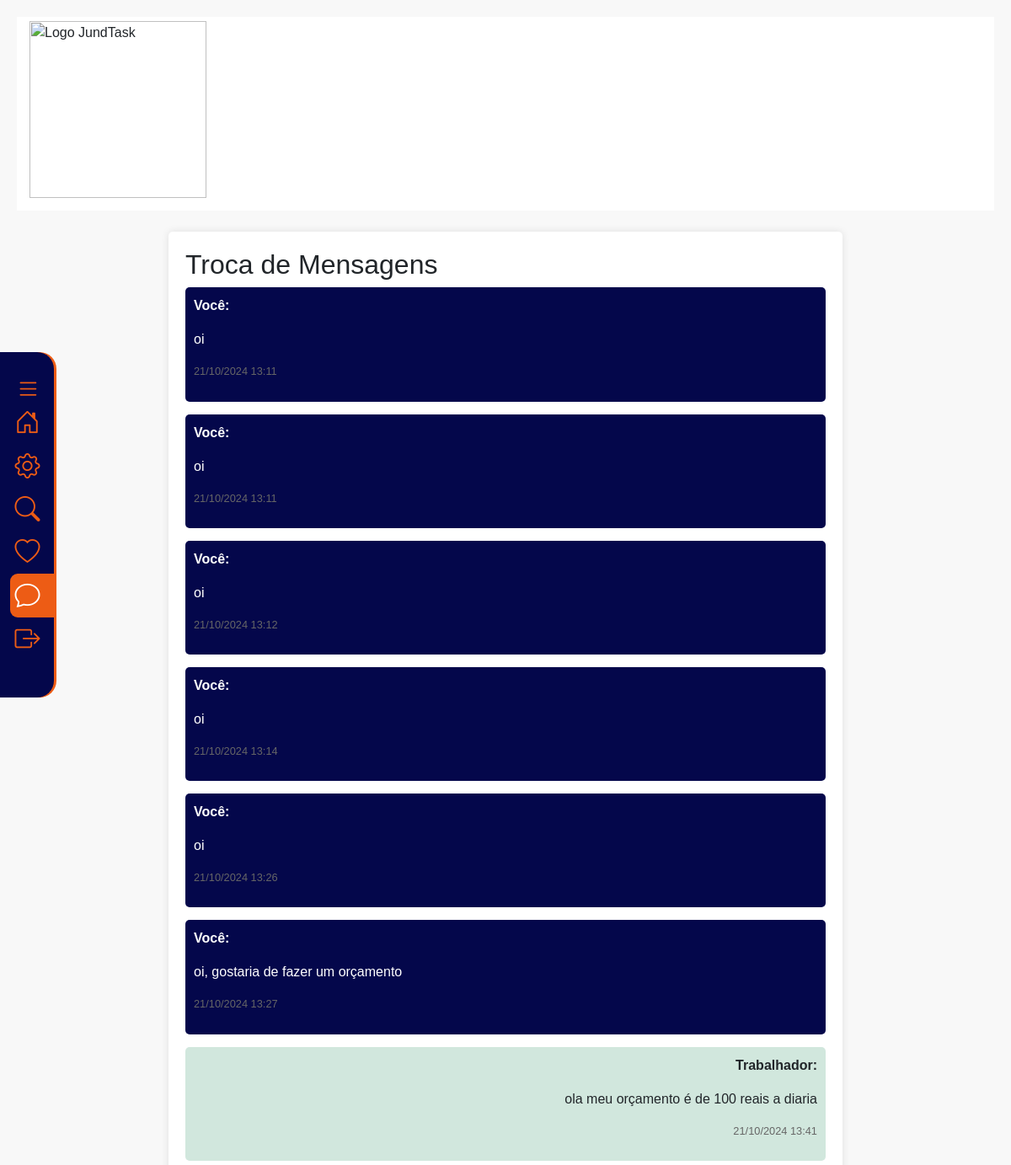
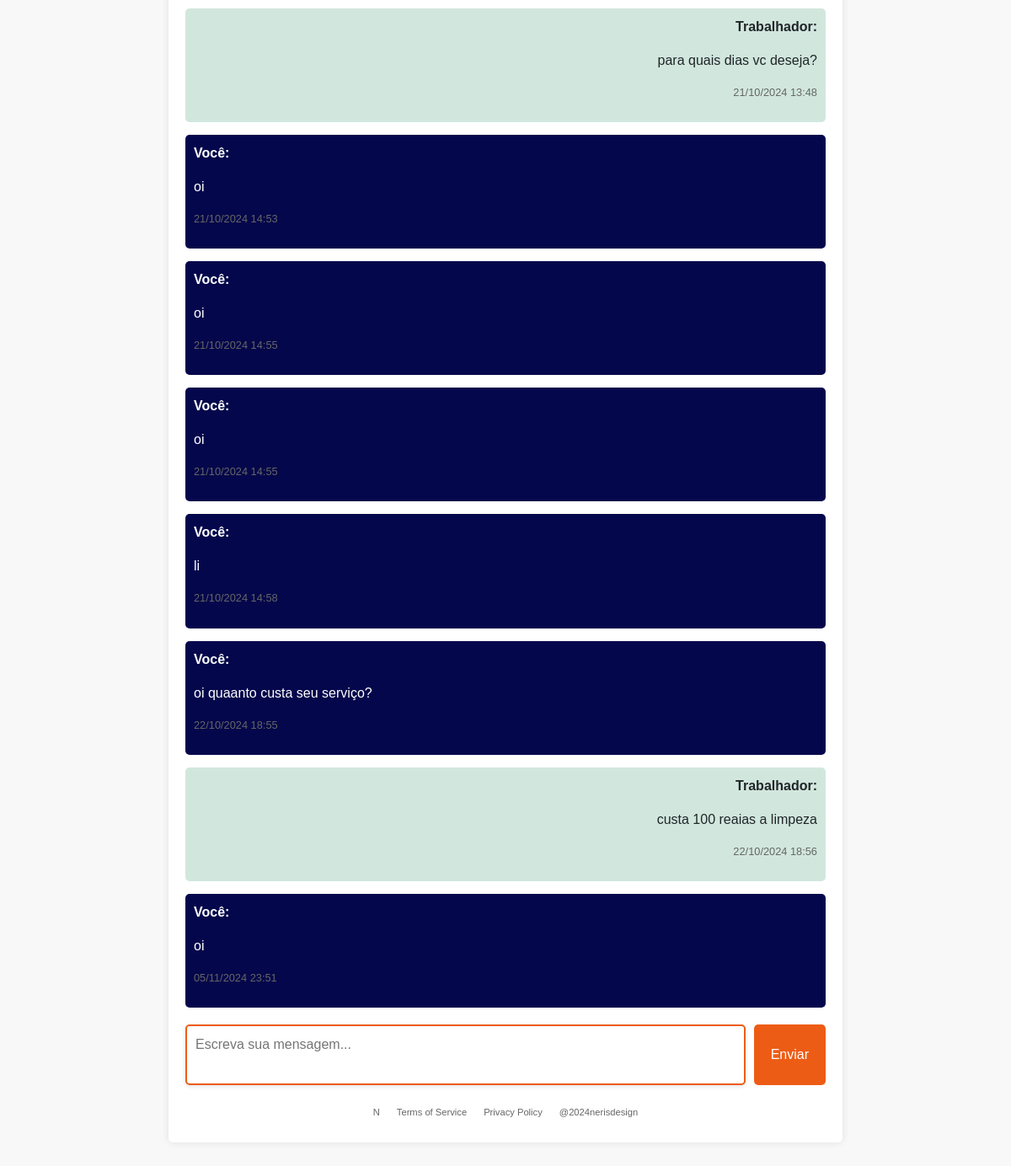
The page /html/cliente/troca_mensagens_cliente.php?id_trabalhador=24 (signed in) on the database its author committed (2 pictures, top to bottom).
### tables this page shows
CREATE TABLE `mensagens` (
  `id_mensagem` int(11) NOT NULL,
  `id_cliente` int(11) DEFAULT NULL,
  `id_trabalhador` int(11) DEFAULT NULL,
  `mensagem` text DEFAULT NULL,
  `remetente` enum('cliente','trabalhador') DEFAULT NULL,
  `data_envio` timestamp NOT NULL DEFAULT current_timestamp()
);

### html/cliente/troca_mensagens_cliente.php (the view, shortened to what this page needs)
<?php
include_once('../../backend/Conexao.php');
$id_cliente = $_SESSION['id_cliente'];
$id_trabalhador = isset($_GET['id_trabalhador']) ? $_GET['id_trabalhador'] : null;
$sql_mensagens = "SELECT * FROM mensagens
                  WHERE (id_cliente = '$id_cliente' AND id_trabalhador = '$id_trabalhador')
                     OR (id_cliente = '$id_trabalhador' AND id_trabalhador = '$id_cliente')
                  ORDER BY id_mensagem ASC";
$resultado_mensagens = $conn->query($sql_mensagens);
?>
<!DOCTYPE html>
<html lang="pt-BR">
<head>
    <link rel="stylesheet" href="../../bootstrap-5.3.3-dist/css/bootstrap.min.css">
    <link rel="stylesheet" href="../../css/bootstrap-icons-1.11.3/font/bootstrap-icons.min.css">
    <link rel="stylesheet" href="../../css/stylemensagem.css">
</head>
<body>
    <header>
        <nav class="BarraNav">
            <img src="../../img/LogoJundtaskCompleta.png" alt="Logo JundTask">
        </nav>
    </header>
    <nav class="menuLateral">
    <div class="IconExpandir">
        <i class="bi bi-list" id="btn-exp"></i>
    </div>
    <ul style="padding-left: 0rem;">
        <li class="itemMenu ">
            <a href="homeClienteLogado.php">
                <span class="icon">
                    <i class="bi bi-house-door"></i>
                </span>
            </a>
        </li>
        <li class="itemMenu ">
            <a href="EditarPerfilCliente.php">
                <span class="icon">
                    <i class="bi bi-gear"></i>
                </span>
            </a>
        </li>
        <li class="itemMenu ">
            <a href="Categorias.php">
                <span class="icon">
                    <i class="bi bi-search"></i>
                </span>
            </a>
        </li>
        <li class="itemMenu">
            <a href="favorito.php">
                <span class="icon">
                    <i class="bi bi-heart"></i>
                </span>
            </a>
        </li>
        <li class="itemMenu ativo">
            <a href="historico_conversas_cliente.php">
                <span class="icon">
                    <i class="bi bi-chat"></i>
                </span>
            </a>
        </li>
        <li class="itemMenu">
            <a href="LogoutCliente.php">
                <span class="icon">
                    <i class="bi bi-box-arrow-right"></i>
                </span>
            </a>
        </li>
    </ul>
</nav>
    <div class="container">
    <h2>Troca de Mensagens</h2>
    <div class="mensagens" id="mensagens">
        <?php if ($resultado_mensagens->num_rows > 0): ?>
            <?php while ($mensagem = $resultado_mensagens->fetch_assoc()): ?>
                <div class="mensagem <?= $mensagem['remetente'] === 'cliente' ? 'mensagem-cliente' : 'mensagem-trabalhador' ?>">
                    <p><strong><?= $mensagem['remetente'] === 'cliente' ? 'Você' : 'Trabalhador' ?>:</strong></p>
                    <p><?= htmlspecialchars($mensagem['mensagem']) ?></p>
                    <p class="data"><?= date('d/m/Y H:i', strtotime($mensagem['data_envio'])) ?></p>
                </div>
            <?php endwhile; ?>
        <?php else: ?>
            <p>Nenhuma mensagem encontrada.</p>
        <?php endif; ?>
    </div>
    <form action="" method="POST">
        <textarea name="mensagem" required placeholder="Escreva sua mensagem..."></textarea>
        <button type="submit">Enviar</button>
    </form>
    <footer class="d-flex justify-content-center">
        <p style="margin-bottom: 0rem;">N</p>
        <p style="margin-bottom: 0rem;">Terms of Service</p>
        <p style="margin-bottom: 0rem;">Privacy Policy</p>
        <p style="margin-bottom: 0rem;">@2024nerisdesign</p>
    </footer>
</body>
</html>

### css/stylemensagem.css (style rules this page uses)
.BarraNav { background-color: #FFF; padding: 15px 35px 15px 15px; display: flex; justify-content: space-between; }
.BarraNav > img { width: 210px; margin-top: -10px; }
nav.menuLateral { width: 64px; height: 410px; background-color: #04074B; padding: 30px 0 40px 1%; box-shadow: 3px 0 0 #ED5C15; border-radius: 0 20px 20px 0; position: fixed; top: 15%; left: 0; overflow: hidden; transition: .3s; }
.IconExpandir { width: 100%; padding-left: 7px; }
.IconExpandir > i { color: #ED5C15; font-size: 1.8rem; cursor: pointer; }
ul { height: 100%; list-style-type: none; padding-left: 3%; }
ul li.itemMenu a { color: #ED5C15; text-decoration: none; font-size: 1.2rem; padding: 10px 1%; display: flex; margin-bottom: 0px; line-height: 30px; transition: .4s; }
ul li.ativo a { background-color: #ED5C15; color: #FFF; border-radius: 9px 0px 0px 9px; }
ul li.itemMenu a .icon > i { font-size: 30px; padding-left: 5px; }
body { font-family: Arial, sans-serif; margin: 0; padding: 20px; background-color: #f8f8f8; }
.container { max-width: 800px; margin: 25px auto 25px auto ; background: white; padding: 20px; border-radius: 5px; box-shadow: 0 0 10px rgba(0, 0, 0, 0.1); }
.mensagens { margin-bottom: 20px; }
.mensagem { margin-bottom: 15px; padding: 10px; border-radius: 5px; }
.mensagem-trabalhador { background-color: #d1e7dd; text-align: right; }
.mensagem-cliente { background-color: #04074B; color: white; text-align: left; }
.data { font-size: 0.8em; color: #666; }
footer { background-color: #FFF; padding: 10px; font: .7rem "Poppins", sans-serif; color: #666666; }
footer p { padding: 0px 10px 0px 10px; }
form { display: flex; margin-top: 20px; }
form textarea { flex: 1; padding: 10px; border: 2px solid #ED5C15; border-radius: 5px; resize: none; min-height: 50px; margin-right: 10px; font-size: 1rem; box-shadow: 0 2px 5px rgba(0, 0, 0, 0.1); }
form button { background-color: #ED5C15; color: white; border: none; padding: 10px 20px; border-radius: 5px; cursor: pointer; font-size: 1rem; transition: background-color 0.3s; }

### html/cliente/troca_mensagens_cliente.php (style rules this page uses)
nav.menuLateral { width: 65px; height: 420px; }

### rows shown on the page
mensagens: remetente "Você", mensagem "oi", data_envio "21/10/2024 13:11"
mensagens: remetente "Você", mensagem "oi", data_envio "21/10/2024 13:11"
mensagens: remetente "Você", mensagem "oi", data_envio "21/10/2024 13:12"
mensagens: remetente "Você", mensagem "oi", data_envio "21/10/2024 13:14"
mensagens: remetente "Você", mensagem "oi", data_envio "21/10/2024 13:26"
mensagens: remetente "Você", mensagem "oi, gostaria de fazer um orçamento", data_envio "21/10/2024 13:27"
mensagens: remetente "Trabalhador", mensagem "ola meu orçamento é de 100 reais a diaria", data_envio "21/10/2024 13:41"
mensagens: remetente "Trabalhador", mensagem "para quais dias vc deseja?", data_envio "21/10/2024 13:48"
mensagens: remetente "Você", mensagem "oi", data_envio "21/10/2024 14:53"
mensagens: remetente "Você", mensagem "oi", data_envio "21/10/2024 14:55"
mensagens: remetente "Você", mensagem "oi", data_envio "21/10/2024 14:55"
mensagens: remetente "Você", mensagem "li", data_envio "21/10/2024 14:58"
mensagens: remetente "Você", mensagem "oi quaanto custa seu serviço?", data_envio "22/10/2024 18:55"
mensagens: remetente "Trabalhador", mensagem "custa 100 reaias a limpeza", data_envio "22/10/2024 18:56"
mensagens: remetente "Você", mensagem "oi", data_envio "05/11/2024 23:51"
